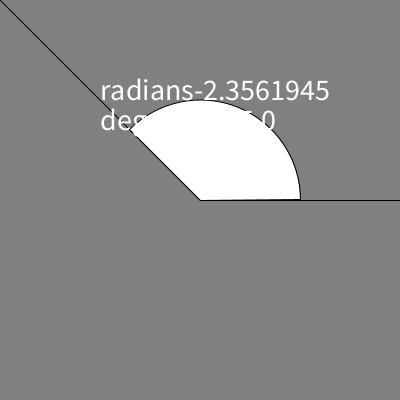
Frame 1 (no input)
Frame 60 (the mouse pressed at the canvas centre just before this capture): identical to frame 1, image omitted
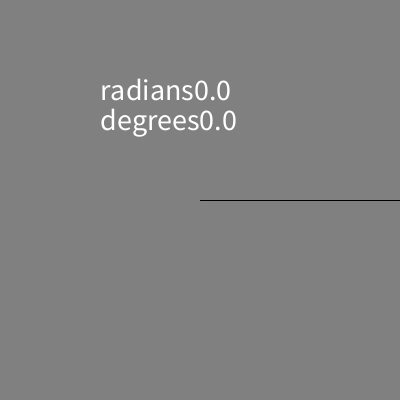
Frame 120 (the mouse held since frame 60 and released just before this capture)

The Processing sketch that drew these frames (run headless with seeded random() and noise(); from frame 60 on, the mouse is pressed at the canvas centre):

// Processing sketch: week05_3b_atan2_dy_dx_text_radians_degrees
// ── week05_3b_atan2_dy_dx_text_radians_degrees.pde
//week05-3b atan2_dy_dx_text_radians_degrees
//degrees vs. radians 結合 week04-1 amnd week04-2
void setup(){
  size(400,400);
}
void draw(){
  background(128);
  line(200,200,400,200);
  line(200,200,mouseX,mouseY);
  float dx=mouseX-200,dy=mouseY-200;
  float a=atan2(dy,dx);//神奇的三角函式，可找到arc弧的radians
  if(a<0) arc(200,200,200,200,a,0,PIE);
  else arc(200,200,200,200,0,a,PIE);//把算出來的arc 的radians拿來用
  textSize(30);
  text("radians"+a,100,100); //radians 弧度/經度
  text("degrees"+degrees(a),100,130);
}
